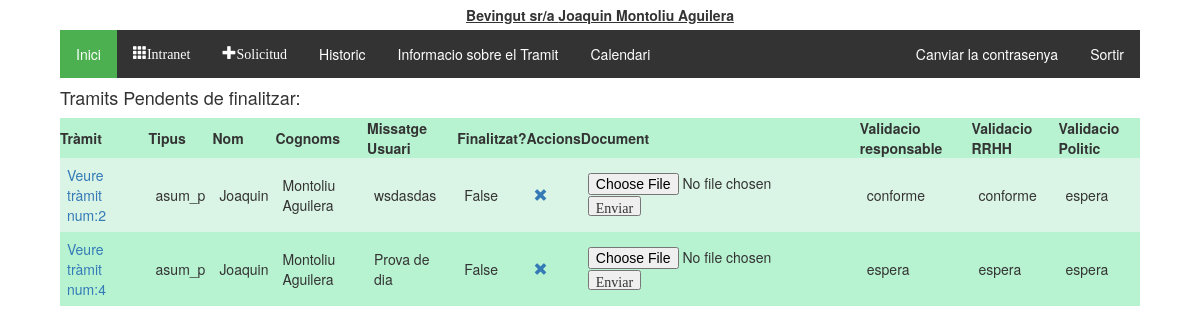
The page /tramitador/ (signed in) on the database as committed earlier.
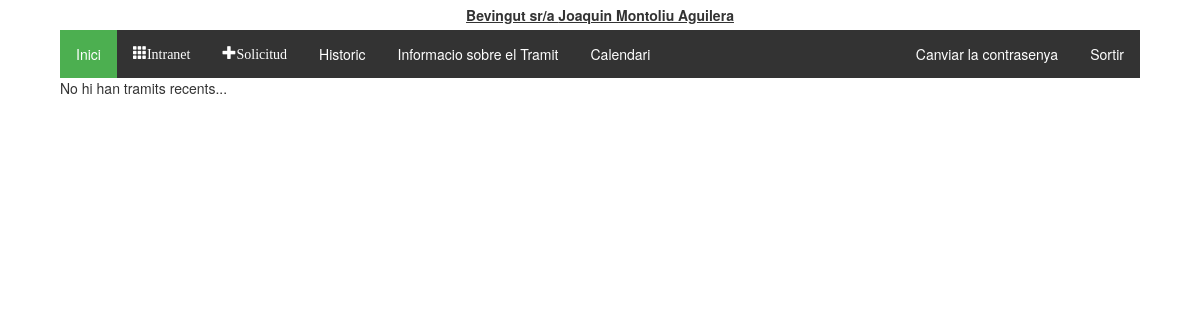
The same page on the database as committed later.
### tramitador/models.py (models this page shows, shortened)
class Tramit(models.Model):
    validacio = (
        ('conforme','conforme'),
        ('inconforme','no conforme'),
        ('espera', 'en espera'),
    )
    tipologia = (
        ('vacances', 'Vacances'),
        ('perm_precep', 'Permisos preceptius'),
        ('perm_no_precep', 'Permisos no preceptius'),
        ('asum_p', 'Asumptes personals'),
        ('perm_indisposicio', 'Permis Indisposicio'),
        ('perm_altres', 'Altres permissos'),
    )
    treballador = models.ForeignKey(Treballadors, on_delete=models.CASCADE)
    document = models.ForeignKey(Document, on_delete=models.SET_NULL, null=True, blank=True)
    creat_en = models.DateTimeField(auto_now_add=True)
    modificat_en = models.DateTimeField(auto_now=True)
    data_sol = models.CharField(max_length=250, help_text = "Interval de dates amb guións '/', per dies no consecutios emprar ';' Exemple:2019-08-01-2019-08-20;2019-09-09")
    tipus = models.CharField(max_length=40, choices=tipologia, default='asum_p')
    finalitzat = models.BooleanField(default=False)
    """Validacio de RRHH"""
    valRRHH = models.CharField(max_length=20, choices=validacio, default='espera')
    """Validacio del responsable"""
    valResp =  models.CharField(max_length=20, choices=validacio, default='espera')
    """Validacio del Politic"""
    valPol = models.CharField(max_length=20, choices=validacio, default='espera')
    """En cas de voler explicar el motiu"""
    missatge_usuari = models.CharField(max_length=2000, null = True)
    missatge_responsable = models.CharField(max_length=2000, null = True, blank=True)
    """Millores per el admin site"""
    def was_published_recently(self):
        return self.creat_en >= timezone.now() - datetime.timedelta(days=1)
    was_published_recently.admin_order_field = 'creat_en'
    was_published_recently.boolean = True
    was_published_recently.short_description = 'Publicat recentment?'

class Treballadors(AbstractUser):
    usuari = models.CharField(max_length=20)
    foto = models.FileField(upload_to='fotos', blank=True, null=True)
    """nom = models.CharField(max_length=20)
    cognoms = models.CharField(max_length=20)
    email = models.CharField(max_length=50)"""
    dni = models.CharField(max_length=20, null = True, blank=True)
    areas = models.ManyToManyField(Area)
    observacions = models.TextField(null = True, blank=True)
    """rol = models.CharField(max_length=20, choices = tip_rols, default = 'treb')
    estat = models.CharField(max_length=10, choices = tip_estats, default = 'alta')"""
    representant = models.ForeignKey('self', on_delete=models.CASCADE, blank=True, null = True)
    class Meta:
        ordering = ['first_name','last_name']

### tramitador/views.py (the view)
def index(request):
    if request.method =='POST':
        pk = request.POST.get('seleccio')
        user = get_object_or_404(Treballadors, pk=pk)
        request.user = user
        auth.login(request, user)
    tramits_pendents = Tramit.objects.all().filter(treballador__id=request.user.id).exclude(finalitzat = True)
    subordinats = Treballadors.objects.all().filter(representant__id=request.user.id)
    context = {'tramits_pendents': tramits_pendents, 'subordinats': subordinats}
    return render(request, 'tramits/index.html', context)

### tramitador/templatetags/group.py (called while the page is built)
@register.filter(name='has_group')
def has_group(user, group_name):
    group_name = group_name.split(";")
    for group in group_name:
        if(user.groups.filter(name=group).exists()):
            return True
    return False

### tramitador/templates/tramits/index.html (shortened to what this page needs)
{% extends 'tramits/base.html' %}
{% block content %}
  {% if tramits_pendents %}
  <h4>Tramits Pendents de finalitzar:</h4>
    <table class="TFtable">
      <tr>
        <th>Tràmit</th><th>Tipus</th><th>Nom</th><th>Cognoms</th><th>Missatge Usuari</th><th>Finalitzat?</th><th>Accions</th><th>Document</th>
        <th>Validacio responsable</th><th>Validacio RRHH</th><th>Validacio Politic</th>
      </tr>
      {% for tramit in tramits_pendents %}
      <tr>
        <td><a href="{% url 'tramit_detall' tramit.id %}">Veure tràmit num:{{tramit.id}}</a></td><td>{{tramit.tipus}}</td><td>{{tramit.treballador.first_name}}</td><td>{{tramit.treballador.last_name}}</td>
        <td>{{tramit.missatge_usuari}}</td><td>{{tramit.finalitzat}}</td><td><a href="{% url 'tramit_eliminar' tramit.id %}"  onclick="return confirm('Estas segur de vole eliminar el tràmit?')" class="glyphicon glyphicon-remove"></a></td>
        <td>
          {% if tramit.document %}
            <a href='/static/documents/upload/{{tramit.document.document }}' class="glyphicon glyphicon-save-file"></a>
          {% else %}
            <input type="file"  data-tramit="{{tramit.pk}}" />
            <input type="button" class="glyphicon glyphicon-open-file" value="Enviar" name="pujar"/>
          {% endif %}
        </td>
        <td>{{tramit.valResp}}</td><td>{{tramit.valRRHH}}</td><td>{{tramit.valPol}}</td>
      </tr>
      {% endfor %}
    </table>
    {% else %}
      <p>No hi han tramits recents...</p>
  {% endif %}
{% endblock %}

Rows that differ between the two databases and show on the page:
no longer on this page (row edited): Tramit: id "2", tipus "asum_p", treballador.first_name "Joaquin", treballador.last_name "Montoliu Aguilera", missatge_usuari "wsdasdas", finalitzat "False", valResp "conforme", valRRHH "conforme", valPol "espera"
no longer on this page (row edited): Tramit: id "4", tipus "asum_p", treballador.first_name "Joaquin", treballador.last_name "Montoliu Aguilera", missatge_usuari "Prova de dia", finalitzat "False", valResp "espera", valRRHH "espera", valPol "espera"
Other text that changed with them:
text no longer shown: "Tramits Pendents de finalitzar: Tràmit Tipus Nom Cognoms Missatge Usuari Finalitzat? Accions Document Validacio responsable Validacio RRHH Validacio Politic"
text now shown: "No hi han tramits recents..."
